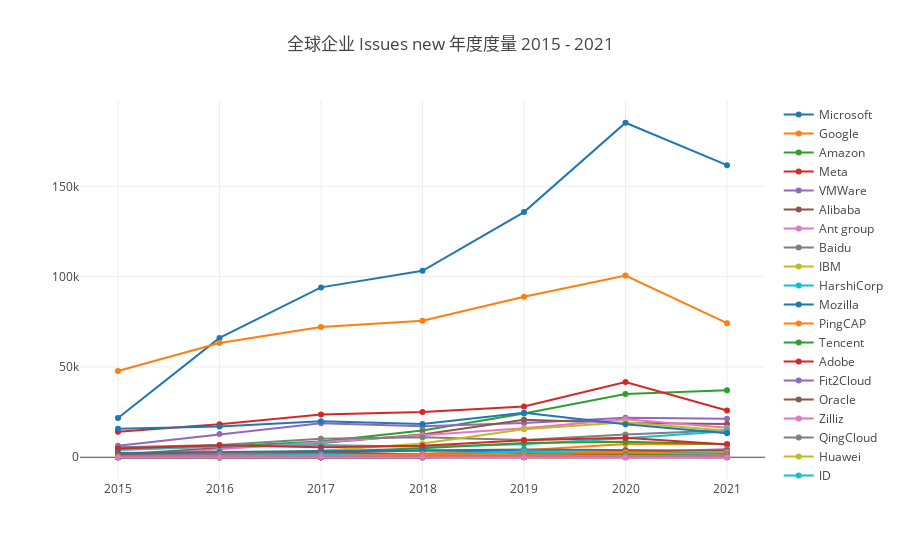

Write notebook code for a chart like this one.
### Markdown cell above
#### Issues New

Issues new 是一个来自 CHAOSS 的指标，请参考 https://chaoss.community/metric-issues-new/ 。

### Code cell
var startYear = 2015, startMonth = 1, endYear = 2021, endMonth = 12, x = [];
for (let y = startYear; y <= endYear; y++) x.push(`${y}`);
openDigger.metric.chaoss.issuesNew({ labelIntersect: ['Company'], startYear, startMonth, endYear, endMonth, groupBy: 'Company', groupTimeRange: 'year', limit: -1 }).then(data => {
    console.log(`公司 ${data[0].name} 的 Issues New 度量的创建比例为 ${JSON.stringify(data[0].ratio)}`);
    openDigger.render.plotly(data.filter(row => row.name != 'Others').map(row => {
        return {
            x,
            y: row.count,
            mode: 'scatter',
            name: row.name
        };
    }), {title: `全球企业 Issues new 年度度量 ${startYear} - ${endYear}`, xaxis: {type: 'category'}});
});

### Figure 1 — Plotly figure (JSON) as saved in the notebook; plotly's stock layout.template omitted (floating-point values rounded to 4 significant figures)
{"data": [{"mode": "scatter", "name": "Microsoft", "x": ["2015", "2016", "2017", "2018", "2019", "2020", "2021"], "y": ["21689", "66085", "94056", "103244", "135740", "185216", "161742"]}, {"mode": "scatter", "name": "Google", "x": ["2015", "2016", "2017", "2018", "2019", "2020", "2021"], "y": ["47761", "63235", "72145", "75606", "88911", "100646", "74262"]}, {"mode": "scatter", "name": "Amazon", "x": ["2015", "2016", "2017", "2018", "2019", "2020", "2021"], "y": ["4400", "5971", "8670", "14785", "24284", "35067", "37047"]}, {"mode": "scatter", "name": "Meta", "x": ["2015", "2016", "2017", "2018", "2019", "2020", "2021"], "y": ["14152", "18226", "23732", "25058", "28068", "41604", "25865"]}, {"mode": "scatter", "name": "VMWare", "x": ["2015", "2016", "2017", "2018", "2019", "2020", "2021"], "y": ["6425", "12825", "18867", "17149", "18916", "21866", "21336"]}, {"mode": "scatter", "name": "Alibaba", "x": ["2015", "2016", "2017", "2018", "2019", "2020", "2021"], "y": ["1512", "5072", "7823", "12609", "20776", "18988", "18445"]}, {"mode": "scatter", "name": "Ant group", "x": ["2015", "2016", "2017", "2018", "2019", "2020", "2021"], "y": ["568", "4528", "8312", "12204", "16115", "21029", "16349"]}, {"mode": "scatter", "name": "Baidu", "x": ["2015", "2016", "2017", "2018", "2019", "2020", "2021"], "y": ["5560", "6821", "10222", "11136", "9595", "12571", "14901"]}, {"mode": "scatter", "name": "IBM", "x": ["2015", "2016", "2017", "2018", "2019", "2020", "2021"], "y": ["295", "1632", "3656", "7626", "15546", "19380", "14648"]}, {"mode": "scatter", "name": "HarshiCorp", "x": ["2015", "2016", "2017", "2018", "2019", "2020", "2021"], "y": ["4017", "5991", "6714", "5772", "7170", "10494", "14418"]}, {"mode": "scatter", "name": "Mozilla", "x": ["2015", "2016", "2017", "2018", "2019", "2020", "2021"], "y": ["15722", "16985", "19946", "18380", "24640", "18211", "13266"]}, {"mode": "scatter", "name": "PingCAP", "x": ["2015", "2016", "2017", "2018", "2019", "2020", "2021"], "y": ["220", "838", "1504", "1918", "3818", "7316", "7315"]}, {"mode": "scatter", "name": "Tencent", "x": ["2015", "2016", "2017", "2018", "2019", "2020", "2021"], "y": ["75", "699", "3008", "4939", "7850", "8534", "7173"]}, {"mode": "scatter", "name": "Adobe", "x": ["2015", "2016", "2017", "2018", "2019", "2020", "2021"], "y": ["4873", "6641", "5574", "6355", "9452", "10798", "7021"]}, {"mode": "scatter", "name": "Fit2Cloud", "x": ["2015", "2016", "2017", "2018", "2019", "2020", "2021"], "y": ["0", "149", "507", "835", "1128", "2739", "4394"]}, {"mode": "scatter", "name": "Oracle", "x": ["2015", "2016", "2017", "2018", "2019", "2020", "2021"], "y": ["917", "1215", "2436", "3735", "4223", "4012", "3605"]}, {"mode": "scatter", "name": "Zilliz", "x": ["2015", "2016", "2017", "2018", "2019", "2020", "2021"], "y": ["0", "0", "0", "0", "683", "1921", "2766"]}, {"mode": "scatter", "name": "QingCloud", "x": ["2015", "2016", "2017", "2018", "2019", "2020", "2021"], "y": ["1", "20", "172", "231", "1729", "2240", "2530"]}, {"mode": "scatter", "name": "Huawei", "x": ["2015", "2016", "2017", "2018", "2019", "2020", "2021"], "y": ["13", "40", "439", "332", "1294", "1693", "2318"]}, {"mode": "scatter", "name": "JD", "x": ["2015", "2016", "2017", "2018", "2019", "2020", "2021"], "y": ["0", "0", "9", "1712", "3709", "2750", "1850"]}, {"mode": "scatter", "name": "Netflix", "x": ["2015", "2016", "2017", "2018", "2019", "2020", "2021"], "y": ["2298", "2952", "3483", "3719", "3242", "2887", "1679"]}, {"mode": "scatter", "name": "Youzan", "x": ["2015", "2016", "2017", "2018", "2019", "2020", "2021"], "y": ["0", "28", "504", "1809", "3015", "2760", "1533"]}, {"mode": "scatter", "name": "ByteDance", "x": ["2015", "2016", "2017", "2018", "2019", "2020", "2021"], "y": ["0", "15", "0", "43", "305", "645", "1466"]}, {"mode": "scatter", "name": "Vesoft", "x": ["2015", "2016", "2017", "2018", "2019", "2020", "2021"], "y": ["0", "0", "0", "0", "448", "541", "1377"]}, {"mode": "scatter", "name": "Didi", "x": ["2015", "2016", "2017", "2018", "2019", "2020", "2021"], "y": ["0", "0", "195", "512", "1525", "1290", "1108"]}, {"mode": "scatter", "name": "Salesforce", "x": ["2015", "2016", "2017", "2018", "2019", "2020", "2021"], "y": ["218", "967", "645", "1129", "1550", "1201", "1058"]}, {"mode": "scatter", "name": "EMQ", "x": ["2015", "2016", "2017", "2018", "2019", "2020", "2021"], "y": ["0", "0", "1", "226", "827", "1483", "1040"]}, {"mode": "scatter", "name": "DCloud", "x": ["2015", "2016", "2017", "2018", "2019", "2020", "2021"], "y": ["93", "117", "113", "230", "1156", "1239", "887"]}, {"mode": "scatter", "name": "Databricks", "x": ["2015", "2016", "2017", "2018", "2019", "2020", "2021"], "y": ["426", "890", "639", "742", "1072", "852", "784"]}, {"mode": "scatter", "name": "Deepin", "x": ["2015", "2016", "2017", "2018", "2019", "2020", "2021"], "y": ["37", "321", "716", "1442", "3001", "931", "741"]}, {"mode": "scatter", "name": "TAOS Data", "x": ["2015", "2016", "2017", "2018", "2019", "2020", "2021"], "y": ["0", "0", "0", "0", "699", "1080", "697"]}, {"mode": "scatter", "name": "Juejin", "x": ["2015", "2016", "2017", "2018", "2019", "2020", "2021"], "y": ["70", "598", "1578", "1348", "882", "578", "667"]}, {"mode": "scatter", "name": "Xiaomi", "x": ["2015", "2016", "2017", "2018", "2019", "2020", "2021"], "y": ["106", "111", "711", "703", "1233", "1589", "607"]}, {"mode": "scatter", "name": "Netease", "x": ["2015", "2016", "2017", "2018", "2019", "2020", "2021"], "y": ["195", "191", "262", "936", "1430", "777", "589"]}, {"mode": "scatter", "name": "WeBank", "x": ["2015", "2016", "2017", "2018", "2019", "2020", "2021"], "y": ["0", "0", "0", "6", "697", "710", "580"]}, {"mode": "scatter", "name": "PayPal", "x": ["2015", "2016", "2017", "2018", "2019", "2020", "2021"], "y": ["1972", "2014", "2324", "1662", "963", "564", "533"]}, {"mode": "scatter", "name": "Merico", "x": ["2015", "2016", "2017", "2018", "2019", "2020", "2021"], "y": ["0", "0", "0", "0", "0", "0", "494"]}, {"mode": "scatter", "name": "Bilibili", "x": ["2015", "2016", "2017", "2018", "2019", "2020", "2021"], "y": ["614", "1845", "1701", "903", "789", "426", "324"]}, {"mode": "scatter", "name": "CTrip", "x": ["2015", "2016", "2017", "2018", "2019", "2020", "2021"], "y": ["3", "52", "255", "723", "982", "537", "273"]}, {"mode": "scatter", "name": "360", "x": ["2015", "2016", "2017", "2018", "2019", "2020", "2021"], "y": ["298", "637", "1451", "1111", "1066", "809", "266"]}, {"mode": "scatter", "name": "Oneflow", "x": ["2015", "2016", "2017", "2018", "2019", "2020", "2021"], "y": ["0", "0", "0", "0", "0", "193", "257"]}, {"mode": "scatter", "name": "Meituan", "x": ["2015", "2016", "2017", "2018", "2019", "2020", "2021"], "y": ["175", "151", "523", "1643", "1220", "564", "213"]}, {"mode": "scatter", "name": "RedHat", "x": ["2015", "2016", "2017", "2018", "2019", "2020", "2021"], "y": ["0", "0", "0", "90", "74", "164", "72"]}, {"mode": "scatter", "name": "Qunar", "x": ["2015", "2016", "2017", "2018", "2019", "2020", "2021"], "y": ["0", "0", "0", "13", "202", "54", "47"]}, {"mode": "scatter", "name": "Vipshop", "x": ["2015", "2016", "2017", "2018", "2019", "2020", "2021"], "y": ["4", "91", "316", "401", "350", "127", "46"]}, {"mode": "scatter", "name": "Douban", "x": ["2015", "2016", "2017", "2018", "2019", "2020", "2021"], "y": ["87", "153", "104", "42", "23", "43", "17"]}, {"mode": "scatter", "name": "Linux China", "x": ["2015", "2016", "2017", "2018", "2019", "2020", "2021"], "y": ["23", "21", "192", "101", "24", "10", "7"]}], "layout": {"autosize": true, "title": {"text": "全球企业 Issues new 年度度量 2015 - 2021"}, "xaxis": {"autorange": true, "range": [-0.3588, 6.359], "type": "category"}, "yaxis": {"autorange": true, "range": [-15280.0, 200500.0], "type": "linear"}}}
